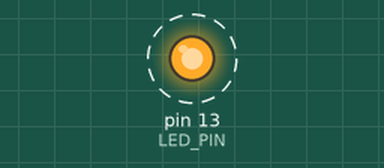
Recording of a sketch running on a simulated Arduino Uno, built with avr-gcc and run on an emulated ATmega328P. Shown: output pins drawn as LEDs (lit = HIGH). Dashed ring = blinking.

Above: at 0.5 s.
Timing chart, 0 to 4.6 s (numbered marks = the images above):
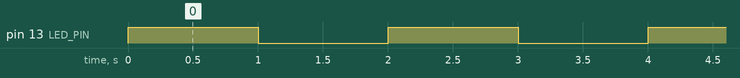

The sketch:

Ejercicio_1.ino
```cpp
const int LED_PIN = 13;

// Función auxiliar para simular un parpadeo del LED.
void blink(const int _current_value)
{
  if (_current_value == HIGH)
    digitalWrite(LED_PIN, LOW);
  else
    digitalWrite(LED_PIN, HIGH);
}

void setup()
{
  pinMode(LED_PIN, OUTPUT); // Se define el pin como salida.
}

void loop()
{
  blink(digitalRead(LED_PIN));  // Se lee el valor actual del LED y se le pasa a la función.
  delay(1000);  // Espera de un segundo.
}
```

Measured:
- by itself, pin 13 (LED_PIN): alternates HIGH for 1.0 s and LOW for 1.0 s
